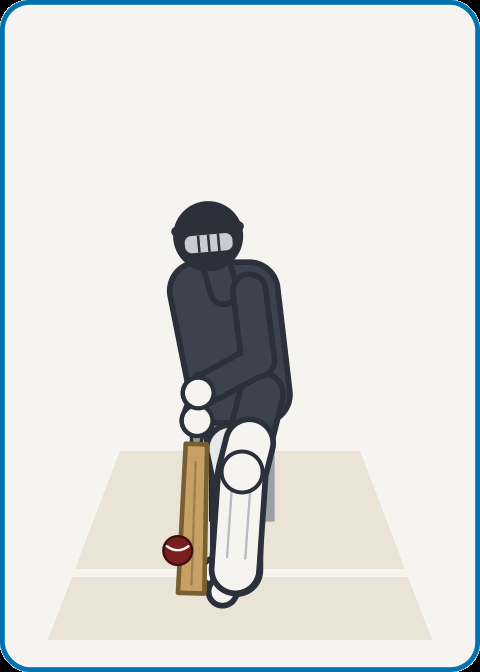
#> input picture assets/silhouettes/F00_correct.png, 480 x 672 px
$ python -i capture_geometry.py   (imports and definitions only)
#> lines starting #> are read from the running program, lines starting #| are printed output that depends on the picture
#> further down, picture is the input picture: shape (672, 480, 3); mean B, G, R 218.8, 221.3, 219
"""
Camera roll from the background (added 16 Nov 2026).

Why: the batter's standing axis (metrics_calculator.standing_axis_tilt_deg) mixes two things, a phone
held off level and a real sideways lean of the batter. On the reference clip (Viv P_Offdrive Elite)
the camera is level but the batter leans -7 degrees at set-up (his head over off stump, which is
coached), so levelling to his axis (Phase 5 v7) removed real technique and the live tilt warning was a
false alarm. The background does not lean: the long straight edges behind the batter (net poles,
door frames, wall corners, the edges of the lane) are vertical in the world, so their tilt in the
picture is the phone's roll.

How (camera_roll_deg):
  - about 5 frames, evenly spaced over the first 40% of the clip (the bowler's run-up and the
    batter's set-up; the shot itself, and any follow-through camera movement, comes later);
  - the batter is masked out (the pose bounding box padded by 20% on each side) where the pose is
    known, so the batter's own lean cannot leak in; a thin border (2%) is masked too;
  - Canny edges, then cv2.HoughLinesP, each segment refined by a least-squares fit to its edge
    pixels (sub-pixel angle); long lines only (at least 15% of the frame height), within
    20 degrees of vertical;
  - the roll is the length-weighted median angle from vertical. Sign as standing_axis_tilt_deg:
    positive = the top of a vertical line is camera-right of its bottom (the phone rolled so the
    picture turns clockwise, as ffmpeg rotate=+angle does);
  - confidence "ok" when there are at least 6 distinct lines and their spread (length-weighted IQR)
    is at most 3 degrees; otherwise "unknown" and roll_deg is None (raw_roll_deg keeps the value for
    information).
  - Fallback, used only when fewer than 6 distinct vertical lines are found: near-horizontal lines
    (within 20 degrees of horizontal, at least 15% of the frame WIDTH long; crease, floor edges), with
    the same confidence rule. Their angle from horizontal is the roll (same sign). The result says so
    (source = "horizontal_fallback"): perspective tilts horizontal lines that are not square to the
    camera, so this is the weaker estimate.

Nothing here changes a score. Used by phase5_checkpoints (measurement set v8: landmarks are rotated by
the camera roll, only when its confidence is "ok") and by run_analysis._capture_checks (the live
"phone looks tilted" warning).
"""

from __future__ import annotations

import math
from pathlib import Path
from typing import Iterable, Sequence

import numpy as np

ROLL_VERSION = "roll_v1"
ROLL_N_FRAMES = 5
ROLL_CLIP_SHARE = 0.40       # frames come from the first 40% of the clip
ROLL_MIN_LEN_FRAC = 0.15     # a line must be at least 15% of the frame height (horizontals: width)
ROLL_MAX_DEV_DEG = 20.0      # within 20 degrees of vertical (horizontals: of horizontal)
ROLL_MIN_LINES = 6           # distinct lines needed for confidence "ok"
ROLL_MAX_IQR_DEG = 3.0       # and their spread (IQR) at most this
ROLL_BOX_PAD = 0.20          # the batter's pose box is padded by 20% of its size on each side
ROLL_BORDER_FRAC = 0.02      # edges this close to the frame border are ignored (letterboxing, rotation fill)
MIN_VIS = 0.2                # pose points under this visibility are not used for the batter's box


# [29 lines left out: functions roll_frame_indices, batter_box, not called in this run]


def line_segments(frame: np.ndarray, box: tuple[int, int, int, int] | None = None) -> np.ndarray:
    """Long straight segments [m, 4] (x1, y1, x2, y2) in one frame, the batter's box masked out."""
    import cv2

    gray = frame if frame.ndim == 2 else cv2.cvtColor(frame, cv2.COLOR_BGR2GRAY)
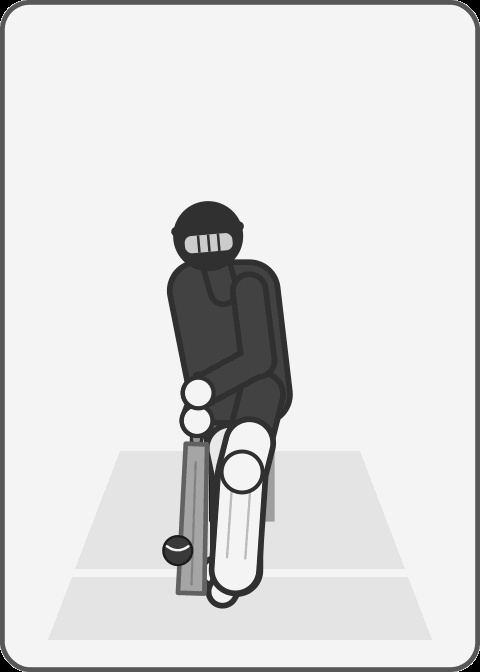
#> gray: shape (672, 480); min 0, max 249, mean 220.5
    h, w = gray.shape[:2]
#> h = 672; w = 480
    edges = cv2.Canny(cv2.GaussianBlur(gray, (5, 5), 0), 50, 150)
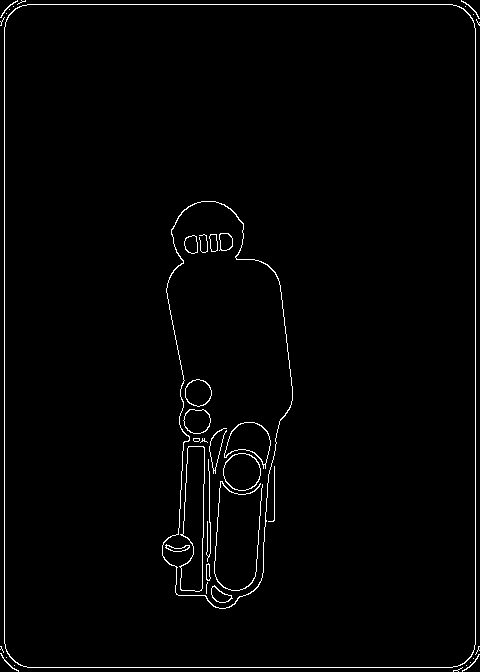
#> edges: shape (672, 480); 1.7% white in thin lines or dots
    b = max(1, int(round(ROLL_BORDER_FRAC * min(w, h))))
#> b = 10
    edges[:b, :] = 0
    edges[-b:, :] = 0
    edges[:, :b] = 0
    edges[:, -b:] = 0
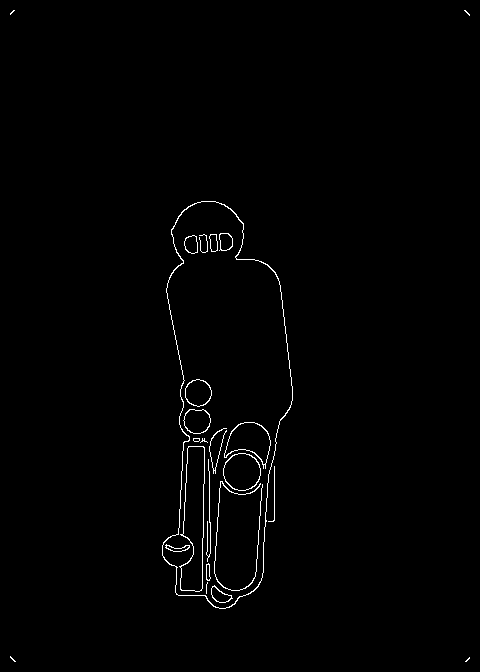
#> edges: shape (672, 480); 0.94% white in thin lines or dots
    if box is not None:
        x0, y0, x1, y1 = box
        edges[max(0, y0):max(0, y1), max(0, x0):max(0, x1)] = 0
    min_len = ROLL_MIN_LEN_FRAC * min(h, w)  # the per-direction length rule is applied in roll_from_segments
#> min_len = 72
    segs = cv2.HoughLinesP(edges, 1, np.pi / 360, threshold=max(20, int(0.5 * min_len)),
                           minLineLength=min_len, maxLineGap=max(3, int(0.01 * h)))
#> segs = [[201, 595, 203, 484], [178, 534, 182, 458], [206, 598, 207, 521], [214, 573, 220, 481], [279, 281, 292, 395], [255, 576, 262, 484]]
    return np.zeros((0, 4)) if segs is None else _refine(edges, segs.reshape(-1, 4).astype(float))


def _refine(edges: np.ndarray, segs: np.ndarray, tol: float = 1.5) -> np.ndarray:
    """Least-squares fit of each segment to the edge pixels within tol px of it. Hough endpoints sit on
    whole pixels, so a long edge a fraction of a degree off vertical snaps to exactly 0; the fit
    recovers the fraction (on the reference clip, batter masked, it moved the estimate from 0.00 to
    +0.24 degrees, and the +3/-3 degree copies from +3.46/-2.49 to +3.45/-2.61: +3.21/-2.85 against
    the original)."""
#> called with segs = array of shape (6, 4), tol = 1.5
    import cv2

    eh, ew = edges.shape[:2]
#> eh = 672; ew = 480
    out = []
    for x1, y1, x2, y2 in segs:
        d = np.array([x2 - x1, y2 - y1])
        length = float(np.hypot(*d))
        if length == 0:
            continue
        u = d / length
        bx0, by0 = int(max(0, min(x1, x2) - 2)), int(max(0, min(y1, y2) - 2))
        bx1, by1 = int(min(ew, max(x1, x2) + 3)), int(min(eh, max(y1, y2) + 3))
        ys, xs = np.nonzero(edges[by0:by1, bx0:bx1])  # only the segment's own neighbourhood
        pts = np.column_stack([xs + bx0, ys + by0]).astype(float)
        rel = pts - (x1, y1)
        t, s = rel @ u, rel @ np.array([-u[1], u[0]])
        k = (np.abs(s) <= tol) & (t >= 0) & (t <= length)
        if k.sum() < 10:
            out.append((x1, y1, x2, y2))
            continue
        vx, vy, x0, y0 = cv2.fitLine(pts[k].astype(np.float32), cv2.DIST_L2, 0, 0.01, 0.01).ravel()
        tt = (pts[k] - (x0, y0)) @ (vx, vy)
        out.append((x0 + vx * tt.min(), y0 + vy * tt.min(), x0 + vx * tt.max(), y0 + vy * tt.max()))
#> this loop made 6 passes
#> (x1, y1, x2, y2, d, length, u, bx0) on passes 1 to 6: (201, 595, 203, 484, [2, -111], 111, [0.018, -1], 199), (178, 534, 182, 458, [4, -76], 76.11, [0.0526, -0.999], 176), (206, 598, 207, 521, [1, -77], 77.01, [0.013, -1], 204), (214, 573, 220, 481, [6, -92], 92.2, [0.0651, -0.998], 212), (279, 281, 292, 395, [13, 114], 114.7, [0.113, 0.994], 277), (255, 576, 262, 484, [7, -92], 92.27, [0.0759, -0.997], 253)
#> after the loop, out = [(201.5, 595, 203.3, 484), (178.1, 534, 182.2, 459), (205.9, 598, 207.2, 521), (213.6, 573, 220, 481), (279.3, 281, 292.6, 394.9), (255.2, 576, 261.7, 484)]
    return np.array(out, dtype=float).reshape(-1, 4)


# [154 lines left out: functions _weighted_percentile, _angles, _distinct, roll_from_segments, _read_frames, camera_roll_deg and 1 more, not called in this run]

>>> import cv2
>>> picture = cv2.imread('assets/silhouettes/F00_correct.png')
>>> result = line_segments(picture)
#> result = [[201.5, 595, 203.3, 484], [178.1, 534, 182.2, 459], [205.9, 598, 207.2, 521], [213.6, 573, 220, 481], [279.3, 281, 292.6, 394.9], [255.2, 576, 261.7, 484]]

$ run again, on assets/silhouettes/F01_correct.png
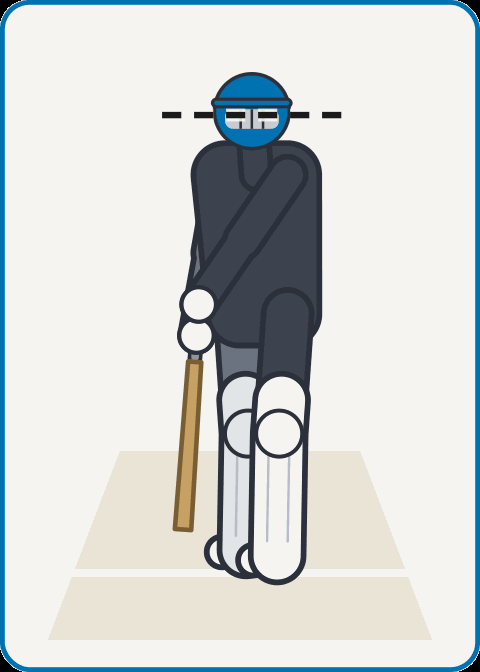
#> input picture assets/silhouettes/F01_correct.png, 480 x 672 px
#> picture is the input picture: shape (672, 480, 3); mean B, G, R 212.7, 214, 210.2
#> in line_segments, `edges = cv2.Canny(cv2.GaussianBlur(gray, (5, 5), 0), 50, 150)`:
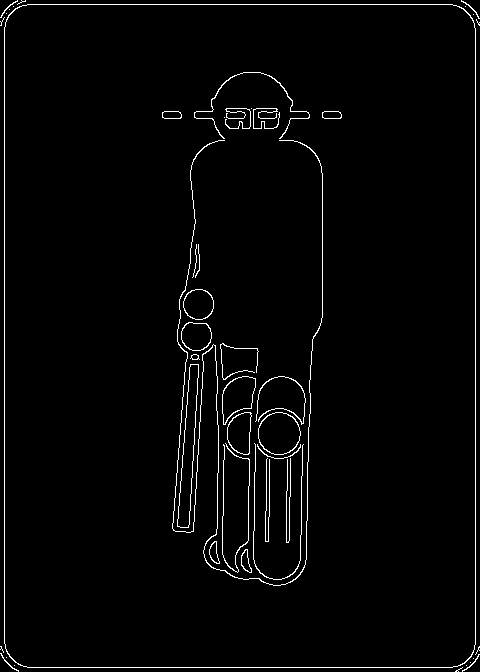
#> edges: shape (672, 480); 2.2% white in thin lines or dots
#> in line_segments, `edges[:, -b:] = 0`:
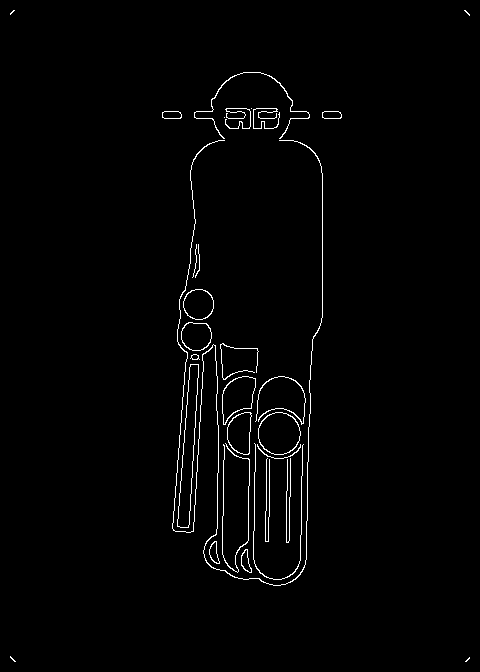
#> edges: shape (672, 480); 1.5% white in thin lines or dots
#> segs = [[188, 532, 199, 359], [322, 317, 322, 173], [172, 528, 187, 347], [247, 557, 250, 408], [193, 531, 202, 372], [178, 518, 186, 405], [289, 540, 290, 450], [265, 541, 266, 449], [286, 542, 287, 452]]
#> the loop in _refine, `for x1, y1, x2, y2 in segs:` made 9 passes
#> (x1, y1, x2, y2, d, length, u, bx0) on passes 1 to 7: (188, 532, 199, 359, [11, -173], 173.3, [0.0635, -0.998], 186), (322, 317, 322, 173, [0, -144], 144, [0, -1], 320), (172, 528, 187, 347, [15, -181], 181.6, [0.0826, -0.997], 170), (247, 557, 250, 408, [3, -149], 149, [0.0201, -1], 245), (193, 531, 202, 372, [9, -159], 159.3, [0.0565, -0.998], 191), (178, 518, 186, 405, [8, -113], 113.3, [0.0706, -0.998], 176), (289, 540, 290, 450, [1, -90], 90.01, [0.0111, -1], 287)
#> after the loop in _refine, `for x1, y1, x2, y2 in segs:`: out = [(188.1, 532, 198.7, 359), (322, 173, 322, 317), (172, 528, 186.7, 347.1), (247.1, 557, 250, 408), (192.9, 531, 202.4, 372), (177.6, 518, 186.4, 405), (288.8, 540, 290.2, 450), (265, 541, 266.4, 449), (285.8, 542, 287.1, 452)]
#> result = [[188.1, 532, 198.7, 359], [322, 173, 322, 317], [172, 528, 186.7, 347.1], [247.1, 557, 250, 408], [192.9, 531, 202.4, 372], [177.6, 518, 186.4, 405], [288.8, 540, 290.2, 450], [265, 541, 266.4, 449], [285.8, 542, 287.1, 452]]

$ run again, on assets/silhouettes/F03_correct.png
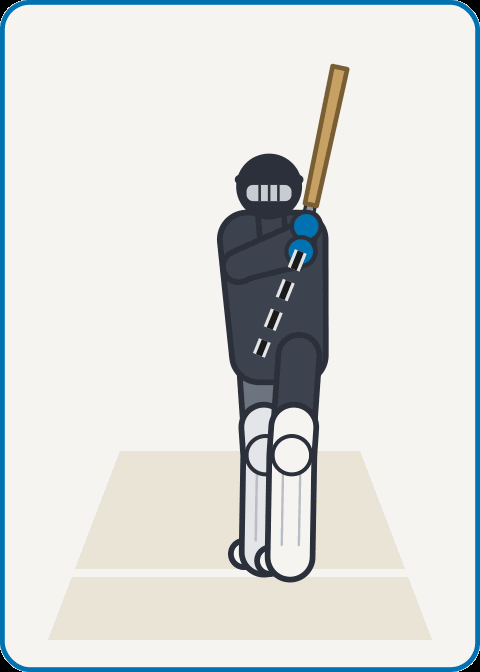
#> input picture assets/silhouettes/F03_correct.png, 480 x 672 px
#> picture is the input picture: shape (672, 480, 3); mean B, G, R 218.4, 220.5, 217.7
#> in line_segments, `edges = cv2.Canny(cv2.GaussianBlur(gray, (5, 5), 0), 50, 150)`:
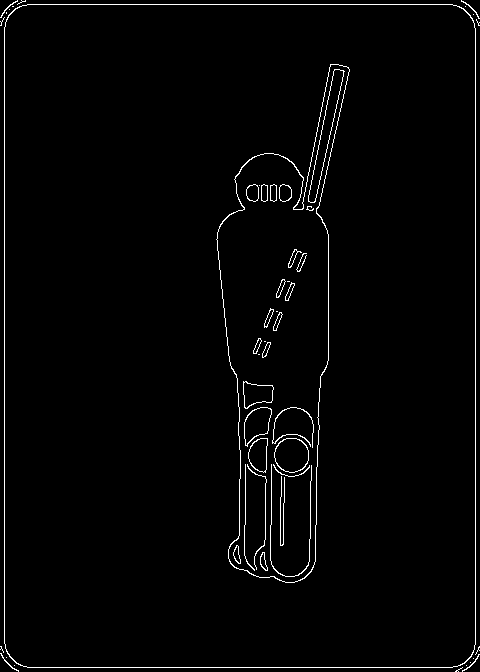
#> edges: shape (672, 480); 1.9% white in thin lines or dots
#> in line_segments, `edges[:, -b:] = 0`:
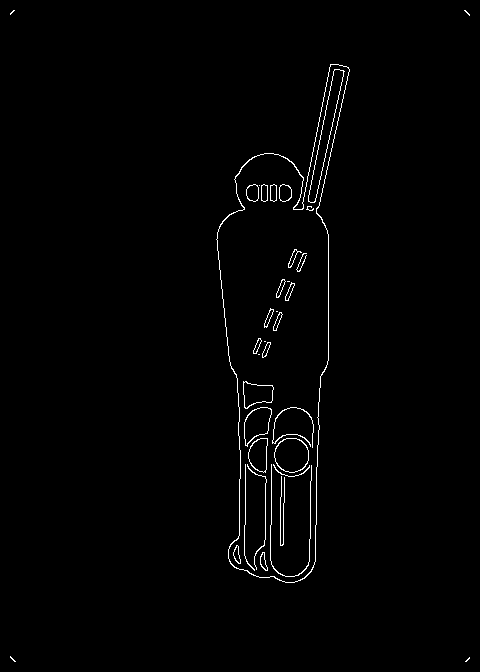
#> edges: shape (672, 480); 1.1% white in thin lines or dots
#> segs = [[308, 199, 335, 64], [216, 239, 229, 361], [313, 209, 345, 66], [300, 209, 330, 64], [316, 213, 349, 69], [328, 360, 328, 234], [309, 561, 311, 465], [303, 200, 326, 86]]
#> the loop in _refine, `for x1, y1, x2, y2 in segs:` made 8 passes
#> (x1, y1, x2, y2, d, length, u, bx0) on passes 1, 2, 4, 5, 6, 7, 8: (308, 199, 335, 64, [27, -135], 137.7, [0.196, -0.981], 306), (216, 239, 229, 361, [13, 122], 122.7, [0.106, 0.994], 214), (300, 209, 330, 64, [30, -145], 148.1, [0.203, -0.979], 298), (316, 213, 349, 69, [33, -144], 147.7, [0.223, -0.975], 314), (328, 360, 328, 234, [0, -126], 126, [0, -1], 326), (309, 561, 311, 465, [2, -96], 96.02, [0.0208, -1], 307), (303, 200, 326, 86, [23, -114], 116.3, [0.198, -0.98], 301)
#> after the loop in _refine, `for x1, y1, x2, y2 in segs:`: out = [(307.6, 198.9, 334.8, 63.96), (216.3, 239, 229, 360), (313, 209, 344.9, 65.97), (300.9, 209.2, 329.8, 64.97), (316.6, 213.1, 348.9, 69.99), (328, 234, 328, 360), (309, 561, 310.8, 466), (302.8, 200, 325.6, 85.92)]
#> result = [[307.6, 198.9, 334.8, 63.96], [216.3, 239, 229, 360], [313, 209, 344.9, 65.97], [300.9, 209.2, 329.8, 64.97], [316.6, 213.1, 348.9, 69.99], [328, 234, 328, 360], [309, 561, 310.8, 466], [302.8, 200, 325.6, 85.92]]
